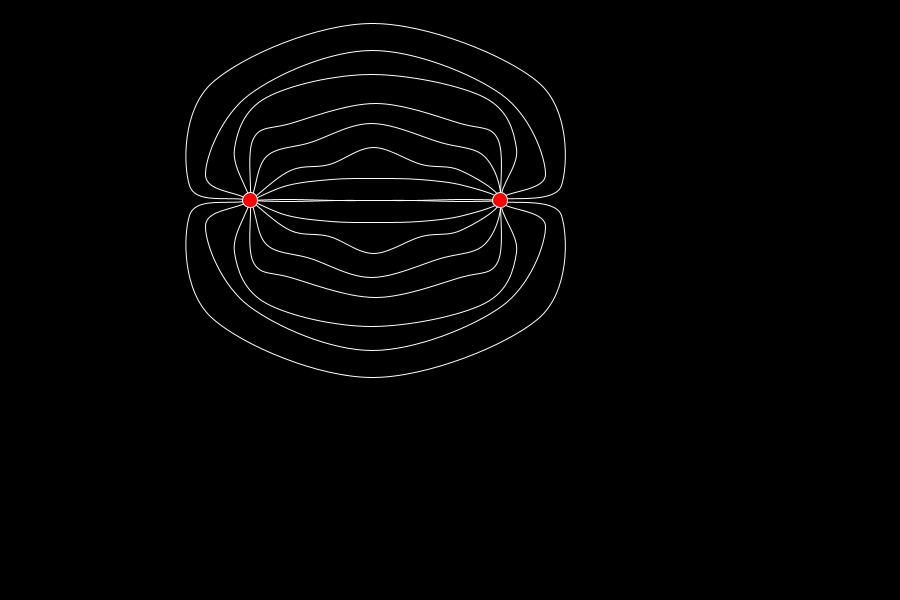
Frame 1 (no input)
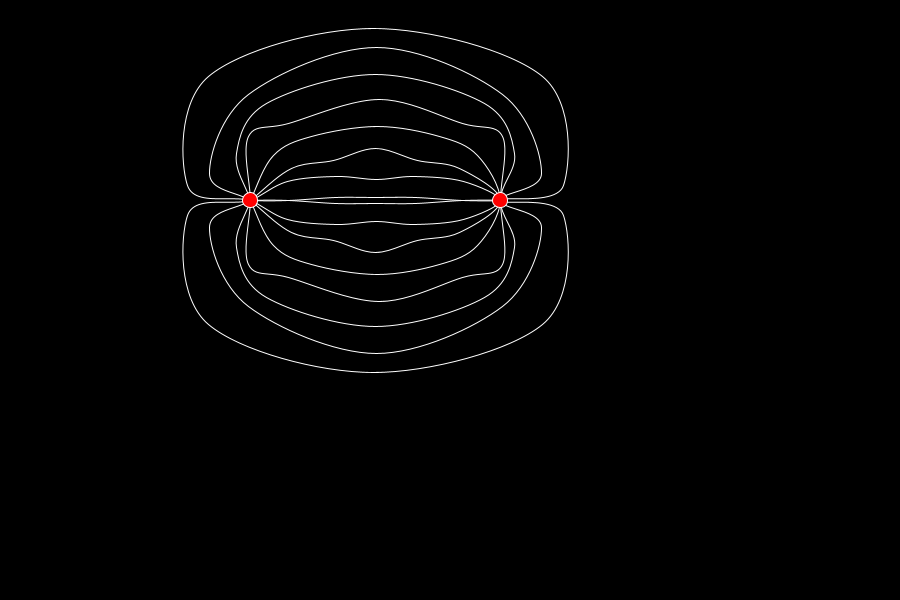
Frame 60 (the mouse pressed at the canvas centre just before this capture)
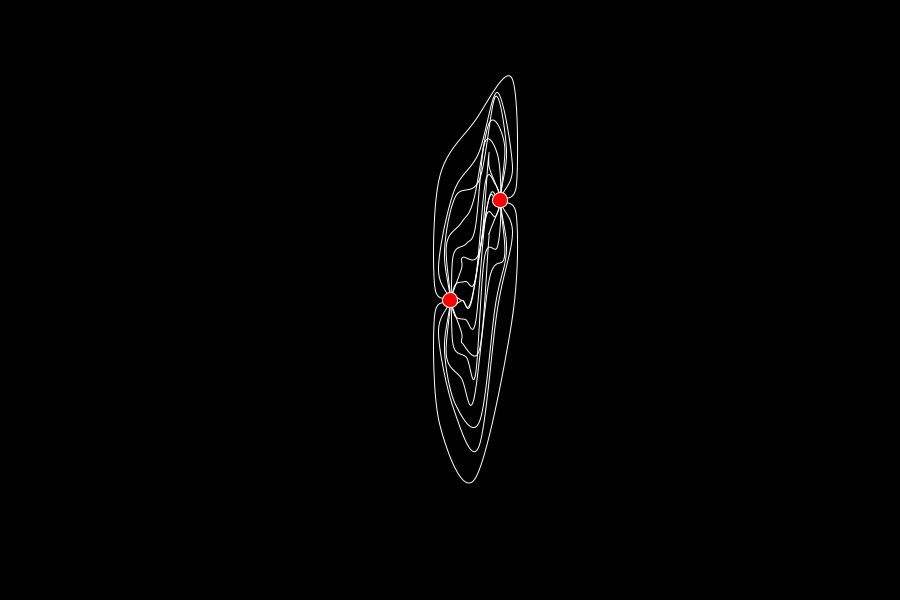
Frame 120 (the mouse held since frame 60 and released just before this capture)

The Processing sketch that drew these frames (run headless with seeded random() and noise(); from frame 60 on, the mouse is pressed at the canvas centre):

// Processing sketch: hilos_que_unen_360_usando_raton
// ── hilos_que_unen_360_usando_raton.pde

int[] x = new int [4]; //{x0,x2,x3,x4}
int[] y = new int [4];
int[][] jointPos = new int[15][2];   //{person}{x,y}
PVector p1 = new PVector(250,200,0);
PVector p2 = new PVector(500,200,0);

void setup(){
  size(900,600);
  background(255);
}

void draw(){
  background(0);
  
  if (mousePressed == true) {
    p1.x = mouseX;
    p1.y = mouseY;
  }
  
  for(int r=0; r<8; r++){
    change(r,int(p1.x),int(p1.y),int(p2.x),int(p2.y));
    drawLine(x[0],y[0],int(p1.x),int(p1.y),x[1],y[1],x[2],y[2],x[3],y[3],int(p2.x),int(p2.y));
  }
  fill(255,0,0);
  ellipse(int(p1.x),int(p1.y),15,15);
  ellipse(int(p2.x),int(p2.y),15,15);
}

void change(int num, int x1, int y1, int x2, int y2){
  int q = x2-x1;
  switch(num){
    case 0:
      x[0] = -q/6 + int(random(-5,5));
      x[1] = q/6 + int(random(-5,5));
      x[2] = q/3 + int(random(-5,5));
      x[3] = q/2 + int(random(-5,5));
      y[0] = 0 + int(random(-5,5));
      y[1] = 0 + int(random(-5,5));
      y[2] = 0 + int(random(-5,5));
      y[3] = 0 + int(random(-5,5));
      break;
    case 1:
      x[0] = -q/6 + int(random(-5,5));
      x[1] = q/6 + int(random(-5,5));
      x[2] = q/3 + int(random(-5,5));
      x[3] = q/2 + int(random(-5,5));
      y[0] = -15*num + int(random(-5,5));
      y[1] = 15*num + int(random(-5,5));
      y[2] = 20*num + int(random(-5,5));
      y[3] = 25*num + int(random(-5,5));
      break;
    case 2:
      x[0] = -q/6 + int(random(-5,5));
      x[1] = q/6 + int(random(-5,5));
      x[2] = q/3 + int(random(-5,5));
      x[3] = q/2 + int(random(-5,5));
      y[0] = -15*num + int(random(-5,5));
      y[1] = 15*num + int(random(-5,5));
      y[2] = 20*num + int(random(-5,5));
      y[3] = 25*num + int(random(-5,5));
      break;
    case 3:
      x[0] = -q/12 + int(random(-5,5));
      x[1] = q/12 + int(random(-5,5));
      x[2] = q/4 + int(random(-5,5));
      x[3] = q/2 + int(random(-5,5));
      y[0] = -15*num + int(random(-5,5));
      y[1] = 15*num + int(random(-5,5));
      y[2] = 20*num + int(random(-5,5));
      y[3] = 25*num + int(random(-5,5));
      break;
    case 4:
      x[0] = 0 + int(random(-5,5));
      x[1] = 0 + int(random(-5,5));
      x[2] = q/6 + int(random(-5,5));
      x[3] = q/2 + int(random(-5,5));
      y[0] = -15*num + int(random(-5,5));
      y[1] = 15*num + int(random(-5,5));
      y[2] = 20*num + int(random(-5,5));
      y[3] = 25*num + int(random(-5,5));
      break;
    case 5:
      x[0] = +q/15 + int(random(-5,5));
      x[1] = -q/15 + int(random(-5,5));
      x[2] = q/12 + int(random(-5,5));
      x[3] = q/2 + int(random(-5,5));
      y[0] = -15*3-5 + int(random(-5,5));
      y[1] = 15*3+5 + int(random(-5,5));
      y[2] = 20*num + int(random(-5,5));
      y[3] = 25*num + int(random(-5,5));
      break;
    case 6:
      x[0] = q/6 + int(random(-5,5));
      x[1] = -q/6 + int(random(-5,5));
      x[2] = 0 + int(random(-5,5));
      x[3] = q/2 + int(random(-5,5));
      y[0] = -15*2 + int(random(-5,5));
      y[1] = 15*2 + int(random(-5,5));
      y[2] = 20*5+5 + int(random(-5,5));
      y[3] = 25*num + int(random(-5,5));
      break;
    case 7:
      x[0] = q/4 + int(random(-5,5));
      x[1] = -q/4 + int(random(-5,5));
      x[2] = -q/6 + int(random(-5,5));
      x[3] = q/2 + int(random(-5,5));
      y[0] = -15 + int(random(-5,5));
      y[1] = 15 + int(random(-5,5));
      y[2] = 20*6 + int(random(-5,5));
      y[3] = 25*num + int(random(-5,5));
      break;
      
  }
}

void drawLine(int x0, int y0, int x1, int y1, int x2, int y2, int x3, int y3, int x4, int y4, int x7, int y7){
    noFill();
    stroke(255);
    beginShape();
    curveVertex(x1+x0,y1+y0);
    curveVertex(x1,y1);
    curveVertex(x1+x2,y1+y2);
    curveVertex(x1+x3,y1+y3);
    curveVertex(x1+x4,y1+y4);
    curveVertex(x7-x3,y7+y3);
    curveVertex(x7-x2,y7+y2);
    curveVertex(x7,y7);
    curveVertex(x7+x0,y7+y0);
    endShape();
    noFill();
    stroke(255);
    beginShape();
    curveVertex(x1+x0,y1-y0);
    curveVertex(x1,y1);
    curveVertex(x1+x2,y1-y2);
    curveVertex(x1+x3,y1-y3);
    curveVertex(x1+x4,y1-y4);
    curveVertex(x7-x3,y7-y3);
    curveVertex(x7-x2,y7-y2);
    curveVertex(x7,y7);
    curveVertex(x7+x0,y7-y0);
    endShape();
}
